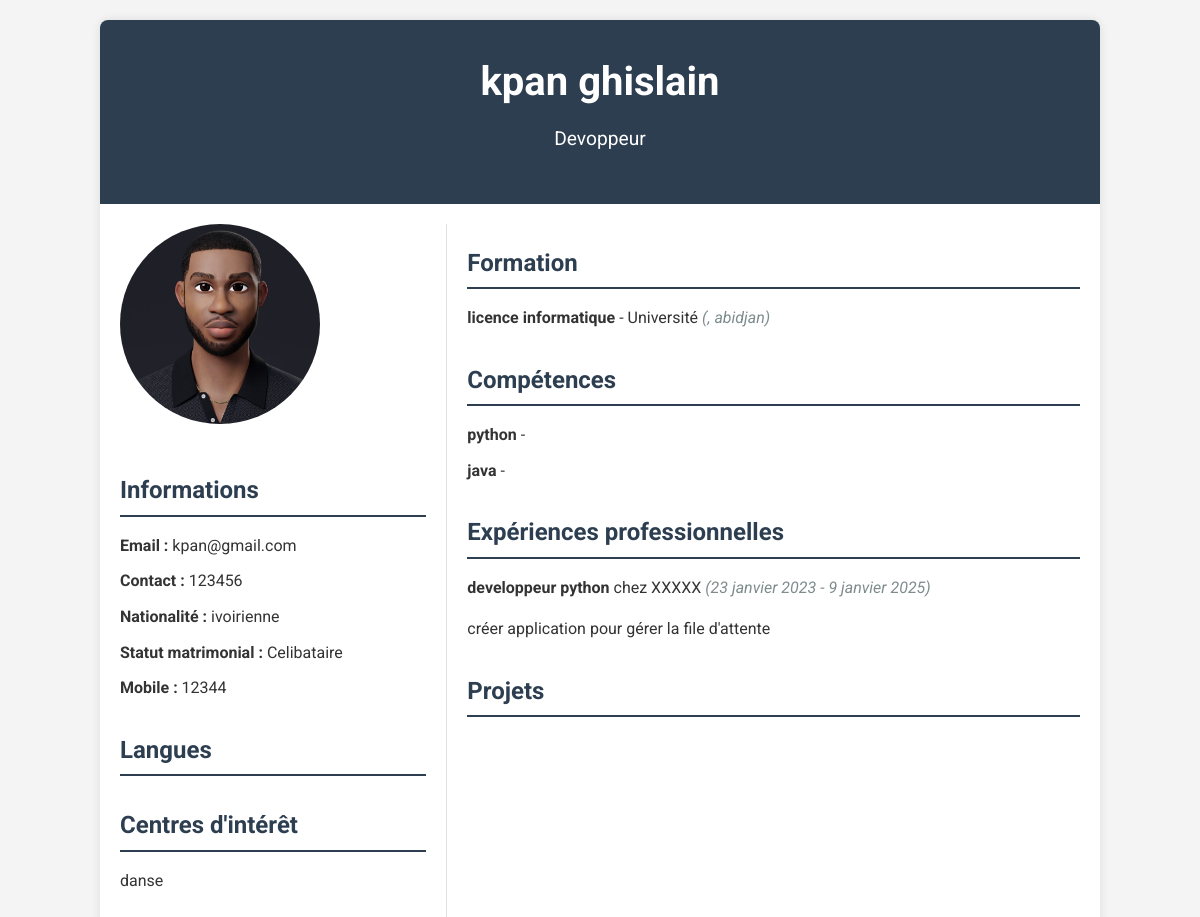
The page /cvmodele-classique/1/ (signed in) on the database its author committed.
### gestion/models.py (models this page shows, shortened)
class CV(models.Model):
    etudiant = models.ForeignKey(Etudiant, related_name='cv', on_delete=models.CASCADE)
    titre = models.CharField(max_length=255)
    description = models.TextField(blank=True)
    date_creation = models.DateField(auto_now_add=True)

class Etudiant(models.Model):
    prenom = models.CharField(max_length=50)
    nom = models.CharField(max_length=50)
    email = models.EmailField(unique=True)
    contact = models.CharField(max_length=20)
    age = models.IntegerField()
    photo = models.ImageField(upload_to='photos/', blank=True, null=True)
    nationalite = models.CharField(max_length=50)
    situation_matrimoniale = models.CharField(
        max_length=50,
        choices=[
            ('Celibataire', 'Celibataire'),
            ('Marie', 'Marie'),
            ('Divorcé', 'Divorcé'),
            ('Veuve/Veuf', 'Veuve/Veuf'),
        ],
        default='Celibataire',
        help_text="Niveau de maîtrise de la situation_matrimoniale"
    )
    mobile = models.CharField(max_length=20)
    mot_de_passe = models.CharField(max_length=128)  # Champ pour le mot de passe

class Loisir(models.Model):
    cv = models.ForeignKey(CV, related_name='loisirs_cv', on_delete=models.CASCADE, blank=True, null=True)
    libelle = models.CharField(max_length=50)

class Formation(models.Model):
    cv = models.ForeignKey(CV, related_name='formations_cv', on_delete=models.CASCADE, blank=True, null=True)
    diplomes = models.CharField(max_length=255)
    etablissement = models.CharField(max_length=255)
    date_debut = models.DateField(
        default="2000-01-01",  # Valeur par défaut pour éviter les erreurs de migration
        help_text="Date de début de la formation."
    )
    date_fin = models.DateField(
        default="2000-12-31",  # Vous pouvez définir une autre valeur pertinente
        help_text="Date de fin de la formation."
    )
    localite = models.CharField(max_length=100)

class Competence(models.Model):
    titre = models.CharField(max_length=100)
    cv = models.ForeignKey(CV, related_name='competences_cv', on_delete=models.CASCADE, blank=True, null=True)
    niveau = models.IntegerField(
        validators=[MinValueValidator(0), MaxValueValidator(100)],
        help_text="Niveau en pourcentage (ex: 80 pour 80%).", default=50
    )

class Experience(models.Model):
    cv = models.ForeignKey(CV, related_name='experiences_cv', on_delete=models.CASCADE, blank=True, null=True)
    date_debut = models.DateField()
    date_fin = models.DateField()
    titre = models.CharField(max_length=255)
    entreprise = models.CharField(max_length=255)
    localite_entreprise = models.CharField(max_length=100)
    taches = models.TextField()

### gestion/views.py (the view)
# urls.py: path('cvmodele-classique/<int:cv_id>/', views.cv_modele_classique, name='cv_modele_classique'),
def cv_modele_classique(request,cv_id):
     if request.session.get('utilisateur') is not None:
        cv = get_object_or_404(CV, id=cv_id)
        etudiant = cv.etudiant  # Accéder à l'étudiant via le CV
        formations = Formation.objects.filter(cv=cv)
        experiences = Experience.objects.filter(cv=cv)
        competences = Competence.objects.filter(cv=cv)
        langues = Langue.objects.filter(cv=cv)
        loisirs = Loisir.objects.filter(cv=cv)
        projets = Projet.objects.filter(cv=cv)
        print(etudiant.photo.url,etudiant.nom)
        return render(request, 'gestion/cv2.html', {
            'cv': cv,
            'etudiant': etudiant,  # Passer l'étudiant au template
            'formations': formations,
            'experiences': experiences,
            'competences': competences,
            'langues': langues,
            'loisirs': loisirs,
            'projets': projets,
        })
     else:
         return redirect('login_etudiant')

### gestion/templates/gestion/cv2.html (shortened to what this page needs)
<!DOCTYPE html>
<html lang="fr">
<head>
</head>
<body>
    <div id="cv-content" class="container">
        <div class="header">
            <h1>{{ cv.etudiant.nom }} {{ cv.etudiant.prenom }}</h1>
            <p class="title">{{ cv.titre }}</p>
        </div>
        <div class="main">
            <div class="left-column">
                <img src="{{ cv.etudiant.photo.url }}" alt="Photo de profil" class="photo">
                <div class="section">
                    <h2>Informations</h2>
                    <ul>
                        <li><strong>Email :</strong> {{ etudiant.email }}</li>
                        <li><strong>Contact :</strong> {{ etudiant.contact }}</li>
                        <li><strong>Nationalité :</strong> {{ etudiant.nationalite }}</li>
                        <li><strong>Statut matrimonial :</strong> {{ etudiant.situation_matrimoniale }}</li>
                        <li><strong>Mobile :</strong> {{ etudiant.mobile }}</li>
                    </ul>
                </div>
                <div class="section">
                    <h2>Langues</h2>
                </div>
                <div class="section">
                    <h2>Centres d'intérêt</h2>
                    <ul>
                        {% for loisir in loisirs %}
                            <li>{{ loisir.libelle }}</li>
                        {% endfor %}
                    </ul>
                </div>
            </div>
            <div class="right-column">
                <div class="section">
                    <h2>Formation</h2>
                    <ul>
                        {% for formation in formations %}
                            <li>
                                <strong>{{ formation.diplomes }}</strong> - {{ formation.etablissement }}
                                <span class="date">({{ formation.annee }}, {{ formation.localite }})</span>
                            </li>
                        {% endfor %}
                    </ul>
                </div>
                <div class="section">
                    <h2>Compétences</h2>
                    <ul>
                        {% for competence in competences %}
                            <li><strong>{{ competence.titre }}</strong> - {{ competence.outils }}</li>
                        {% endfor %}
                    </ul>
                </div>
                <div class="section">
                    <h2>Expériences professionnelles</h2>
                    <ul>
                        {% for experience in experiences %}
                            <li>
                                <strong>{{ experience.titre }}</strong> chez {{ experience.entreprise }}
                                <span class="date">({{ experience.date_debut }} - {{ experience.date_fin }})</span>
                                <p>{{ experience.taches }}</p>
                            </li>
                        {% endfor %}
                    </ul>
                </div>
                <div class="section">
                    <h2>Projets</h2>
                </div>
            </div>
        </div>
    </div>
</body>
</html>

### gestion/templates/gestion/cv2.html (style rules this page uses)
body { font-family: 'Roboto', sans-serif; line-height: 1.6; color: #333; background-color: #f4f4f4; margin: 0; padding: 20px; }
.container { max-width: 1000px; margin: 0 auto; background-color: #fff; box-shadow: 0 0 10px rgba(0,0,0,0.1); border-radius: 8px; overflow: hidden; }
.header { background-color: #2c3e50; color: #fff; padding: 30px; text-align: center; }
.header h1 { margin: 0; font-size: 2.5em; }
.title { font-size: 1.2em; margin-top: 10px; }
.main { display: flex; padding: 20px; }
.left-column { flex: 1; padding-right: 20px; border-right: 1px solid #e0e0e0; }
.right-column { flex: 2; padding-left: 20px; }
.photo { width: 200px; height: 200px; border-radius: 50%; object-fit: cover; margin-bottom: 20px; }
.section { margin-bottom: 30px; }
h2 { color: #2c3e50; border-bottom: 2px solid #2c3e50; padding-bottom: 5px; margin-bottom: 15px; }
ul { list-style-type: none; padding: 0; }
li { margin-bottom: 10px; }
.date { font-style: italic; color: #7f8c8d; }

### rows shown on the page
CV: etudiant.nom "kpan", etudiant.prenom "ghislain", titre "Devoppeur", etudiant.photo (picture)
Etudiant: email "kpan@gmail.com", contact "123456", nationalite "ivoirienne", situation_matrimoniale "Celibataire", mobile "12344"
Loisir: libelle "danse"
Formation: diplomes "licence informatique", etablissement "Université", localite "abidjan"
Competence: titre "python"
Competence: titre "java"
Experience: titre "developpeur python", entreprise "XXXXX", date_debut "23 janvier 2023", date_fin "9 janvier 2025", taches "créer application pour gérer la file d'attente"
